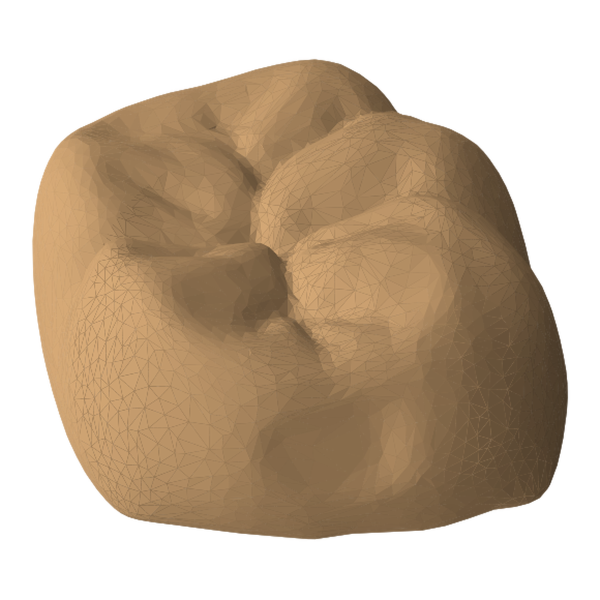
#> input picture figures/assets/method_framework/reference_cad.png, 1200 x 1200 px (shown at 1/2 size)
$ python generate_oriented_signed_fdg_detail.py
#> lines starting #> are read from the running program, lines starting #| are printed output that depends on the picture; after the words box and inside, x2 and y2 are one past the last pixel; in counts of white or black regions, pixels touching at a corner belong together
#!/usr/bin/env python3
"""Generate the oriented signed-FDG local-detail figure for the Method section."""

from pathlib import Path
import warnings

import matplotlib as mpl
import numpy as np
from matplotlib.patches import Circle, FancyArrowPatch, Polygon, Rectangle


mpl.use("Agg")
import matplotlib.pyplot as plt


ROOT = Path(__file__).resolve().parent
ASSET_DIR = ROOT / "assets" / "method_framework"
FIG_WIDTH_IN = 180.0 / 25.4
FIG_HEIGHT_IN = 60.0 / 25.4

COLORS = {
    "ink": "#24313C",
    "muted": "#66747D",
    "line": "#D5DEE4",
    "grid": "#BDCBD3",
    "inactive": "#E9EFF2",
    "amber": "#C9843C",
    "amber_dark": "#9B6126",
    "amber_fill": "#F6E8D6",
    "blue": "#2E729F",
    "blue_dark": "#1F567A",
    "blue_fill": "#EAF3F8",
    "purple": "#7355A4",
    "purple_dark": "#574078",
    "purple_fill": "#F2EEF8",
    "surface": "#D8B47B",
    "surface_edge": "#9A7043",
    "white": "#FFFFFF",
}

mpl.rcParams.update(
    {
        "font.family": ["Arial", "Helvetica", "DejaVu Sans", "sans-serif"],
        "font.size": 6.0,
        "text.color": COLORS["ink"],
        "svg.fonttype": "none",
        "svg.hashsalt": "crown-generate-oriented-fdg",
        "pdf.fonttype": 42,
        "figure.facecolor": "white",
        "savefig.facecolor": "white",
    }
)


def place_png(ax, path, x, y, width, height, *, zorder=2):
    """Place a transparent bitmap asset without changing its aspect ratio."""
#> called with x = 0.62, y = 1.3, width = 5.95, height = 5.55, zorder = 2
    path = Path(path)
    if not path.is_file():
        return False
    try:
        image = plt.imread(path)
#> image is the input picture: shape (1200, 1200, 4) float32; mean R, G, B, A 0.355, 0.28, 0.196, 0.572
    except (OSError, ValueError) as exc:
        warnings.warn(f"Unable to load figure asset {path}: {exc}")
        return False
    if image.ndim == 3 and image.shape[-1] == 4:
        visible = image[..., 3] > 0.01
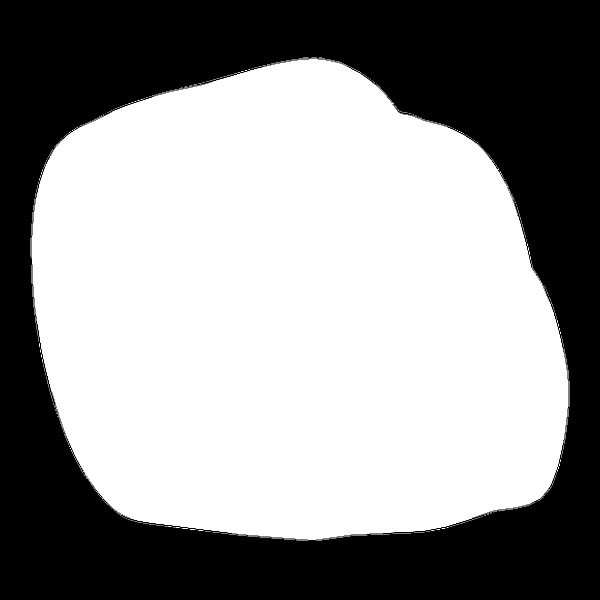
#> visible: shape (1200, 1200) bool (shown at 1/2 size); 57.9% white; 1 black region, box (x1, y1, x2, y2) and area: (0, 0, 1200, 1200) 605624
        if visible.any():
            rows, cols = np.where(visible)
            image = image[rows.min() : rows.max() + 1, cols.min() : cols.max() + 1]
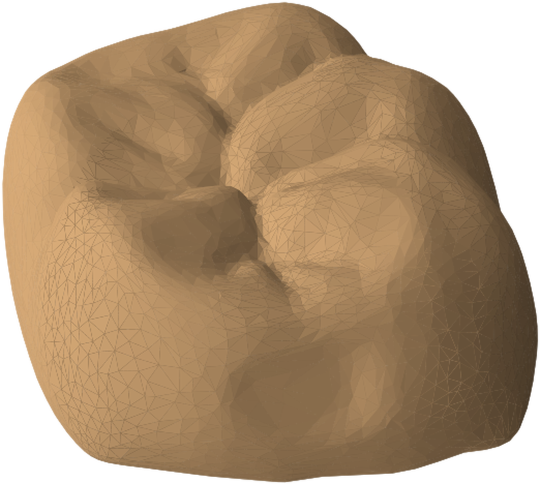
#> image: shape (968, 1080, 4) float32 (shown at 1/2 size); mean R, G, B, A 0.488, 0.386, 0.27, 0.788; transparent parts drawn white
    ratio = image.shape[1] / image.shape[0]
    slot_ratio = width / height
    if ratio >= slot_ratio:
        draw_width, draw_height = width, width / ratio
    else:
        draw_height, draw_width = height, height * ratio
    draw_x = x + (width - draw_width) / 2.0
    draw_y = y + (height - draw_height) / 2.0
    ax.imshow(
        image,
        extent=(draw_x, draw_x + draw_width, draw_y, draw_y + draw_height),
        interpolation="lanczos",
        zorder=zorder,
    )
    return True


def arrow(ax, start, end, *, color, lw=0.9, style="-", scale=6.0, zorder=8):
    patch = FancyArrowPatch(
        start,
        end,
        arrowstyle="-|>",
        mutation_scale=scale,
        linewidth=lw,
        linestyle=style,
        color=color,
        shrinkA=1.0,
        shrinkB=1.0,
        zorder=zorder,
    )
    ax.add_patch(patch)
    return patch


def leader(ax, points, *, color, lw=0.55, style=(0, (2.0, 1.7)), zorder=7):
    xs, ys = zip(*points)
    ax.plot(
        xs,
        ys,
        color=color,
        linewidth=lw,
        linestyle=style,
        solid_capstyle="round",
        dash_capstyle="round",
        zorder=zorder,
    )


def panel_heading(ax, x, label, title):
    ax.text(x, 7.50, f"({label})", ha="left", va="center", fontsize=6.8, fontweight="bold")
    ax.text(x + 0.55, 7.50, title, ha="left", va="center", fontsize=6.3, fontweight="semibold")


def iso(origin, x, y, z, scale=0.84):
    """Map a local voxel coordinate into a compact isometric drawing."""
    return (
        origin[0] + scale * (x - 0.72 * y),
        origin[1] + scale * (0.34 * x + 0.34 * y + z),
    )


def cube_vertices(origin, cell, *, scale=0.84):
    x, y, z = cell
    return [
        iso(origin, x + dx, y + dy, z + dz, scale)
        for dz in (0, 1)
        for dy in (0, 1)
        for dx in (0, 1)
    ]


def draw_cube(ax, origin, cell, *, active=False, emphasis=False, zorder=3):
    vertices = cube_vertices(origin, cell)
    # Vertex indices use x as the fast axis, then y, then z.
    faces = ((0, 1, 3, 2), (0, 1, 5, 4), (1, 3, 7, 5))
    edge_pairs = (
        (0, 1),
        (0, 2),
        (0, 4),
        (1, 3),
        (1, 5),
        (2, 3),
        (2, 6),
        (3, 7),
        (4, 5),
        (4, 6),
        (5, 7),
        (6, 7),
    )
    if active:
        fill = COLORS["amber_fill"]
        edge = COLORS["amber_dark"] if emphasis else COLORS["amber"]
        alpha = 0.20 if emphasis else 0.10
        line_width = 0.78 if emphasis else 0.45
    else:
        fill = COLORS["inactive"]
        edge = COLORS["grid"]
        alpha = 0.11
        line_width = 0.30
    for face in faces:
        ax.add_patch(
            Polygon(
                [vertices[index] for index in face],
                closed=True,
                facecolor=fill,
                edgecolor="none",
                alpha=alpha,
                zorder=zorder,
            )
        )
    for start, end in edge_pairs:
        ax.plot(
            [vertices[start][0], vertices[end][0]],
            [vertices[start][1], vertices[end][1]],
            color=edge,
            linewidth=line_width,
            alpha=0.92 if active else 0.6,
            zorder=zorder + 0.2,
        )
    return vertices


def draw_surface_patch(ax):
    """Draw a stylized local crown surface passing through active cells."""
    vertices = np.array(
        [
        (8.35, 3.15),
        (9.45, 3.75),
        (10.26, 3.42),
        (11.28, 4.08),
        (12.26, 3.70),
        (13.55, 4.52),
        (13.30, 5.05),
        (12.00, 4.41),
        (11.18, 4.78),
        (10.10, 4.16),
        (9.16, 4.52),
        (8.25, 3.86),
        ]
    )
    patch = Polygon(
        vertices,
        closed=True,
        facecolor=COLORS["surface"],
        edgecolor=COLORS["surface_edge"],
        linewidth=0.75,
        alpha=0.70,
        zorder=5.5,
    )
    ax.add_patch(patch)
    for offset in (0.0, 0.22, -0.22):
        ax.plot(
            [8.55, 9.65, 10.80, 12.05, 13.25],
            [3.58 + offset, 4.14 + offset * 0.4, 3.83 + offset, 4.43 + offset * 0.25, 4.74 + offset * 0.45],
            color=COLORS["surface_edge"],
            linewidth=0.33,
            alpha=0.55,
            zorder=6,
        )


def draw_crown_support(ax):
    panel_heading(ax, 0.42, "a", "Sparse surface support")
    asset_loaded = place_png(
        ax,
        ASSET_DIR / "reference_cad.png",
        0.62,
        1.30,
        5.95,
        5.55,
        zorder=2,
    )
    if not asset_loaded:
        crown = np.array(
            [[1.05, 2.0], [1.25, 4.7], [2.65, 5.65], [4.45, 5.35], [5.65, 4.2], [5.90, 2.25], [4.6, 1.2], [2.15, 1.15]]
        )
        ax.add_patch(
            Polygon(crown, closed=True, facecolor=COLORS["surface"], edgecolor=COLORS["surface_edge"], alpha=0.82, zorder=2)
        )
    selection = (3.42, 4.42)
    ax.add_patch(
        Circle(
            selection,
            0.70,
            facecolor="none",
            edgecolor=COLORS["amber"],
            linewidth=1.12,
            zorder=5,
        )
    )
    for dx, dy in ((-0.32, 0.20), (0.0, 0.28), (0.31, 0.11), (-0.26, -0.16), (0.12, -0.23), (0.42, -0.11)):
        x, y = selection[0] + dx, selection[1] + dy
        ax.add_patch(
            Polygon(
                [(x - 0.14, y), (x, y + 0.08), (x + 0.14, y), (x, y - 0.08)],
                closed=True,
                facecolor=COLORS["amber_fill"],
                edgecolor=COLORS["amber"],
                linewidth=0.40,
                alpha=0.78,
                zorder=6,
            )
        )
    ax.text(
        3.45,
        0.83,
        r"surface-neighborhood active set $\{c_j\}$",
        ha="center",
        va="center",
        fontsize=4.9,
        color=COLORS["muted"],
    )
    ax.text(
        3.45,
        0.46,
        r"$R=1024,\quad \Delta=2h/R\approx0.0234\ \mathrm{mm}$",
        ha="center",
        va="center",
        fontsize=4.55,
        color=COLORS["blue_dark"],
    )
    leader(ax, [(4.12, 4.66), (6.62, 4.66), (7.95, 4.75)], color=COLORS["amber"], lw=0.82, style=(0, (2.2, 1.8)), zorder=6)


def draw_local_fdg(ax):
    panel_heading(ax, 7.70, "b", "Local oriented signed FDG")
    origin = (10.28, 1.74)
    # Light local background establishes a grid without suggesting dense storage.
    for cell in ((0, 0, 0), (1, 0, 0), (2, 0, 0), (3, 0, 0), (0, 1, 0), (1, 1, 0), (2, 1, 0), (3, 1, 0), (1, 2, 0), (2, 2, 0)):
        draw_cube(ax, origin, cell, active=False, zorder=2.5)
    active_cells = ((1, 1, 0), (2, 1, 0), (2, 0, 1), (1, 2, 0), (3, 1, 0))
    for cell in active_cells:
        draw_cube(ax, origin, cell, active=True, emphasis=cell == (2, 1, 0), zorder=3.2)
    draw_surface_patch(ax)

    x_j = iso(origin, 2.5, 1.5, 0.5)
    p_j = (11.30, 4.08)
    n_face_end = (11.53, 4.66)
    n_interp_end = (12.02, 4.76)
    v_j = (11.57, 3.78)
    b_j = ((10.82, 3.30), (11.76, 3.55), (11.04, 4.06))
    ax.add_patch(Circle(x_j, 0.065, facecolor=COLORS["blue"], edgecolor=COLORS["white"], linewidth=0.30, zorder=9))
    ax.add_patch(Circle(p_j, 0.062, facecolor=COLORS["blue_dark"], edgecolor=COLORS["white"], linewidth=0.30, zorder=10))
    ax.add_patch(
        Polygon(
            [(v_j[0], v_j[1] + 0.095), (v_j[0] + 0.095, v_j[1]), (v_j[0], v_j[1] - 0.095), (v_j[0] - 0.095, v_j[1])],
            closed=True,
            facecolor=COLORS["amber"],
            edgecolor=COLORS["amber_dark"],
            linewidth=0.45,
            zorder=10,
        )
    )
    for point in b_j:
        ax.add_patch(Circle(point, 0.047, facecolor=COLORS["white"], edgecolor=COLORS["amber_dark"], linewidth=0.55, zorder=10))
    ax.plot([x_j[0], p_j[0]], [x_j[1], p_j[1]], color=COLORS["blue"], linewidth=0.78, linestyle=(0, (2.0, 1.5)), zorder=9)
    arrow(ax, p_j, n_face_end, color=COLORS["muted"], lw=0.72, style=(0, (1.6, 1.3)), scale=5.2, zorder=9)
    arrow(ax, p_j, n_interp_end, color=COLORS["purple"], lw=0.95, scale=6.0, zorder=10)

    ax.text(x_j[0] - 0.38, x_j[1] - 0.24, r"$x_j$", ha="center", va="center", fontsize=5.0, color=COLORS["blue_dark"], zorder=11)
    ax.text(p_j[0] - 0.48, p_j[1] + 0.20, r"$p_j$", ha="center", va="center", fontsize=5.0, color=COLORS["blue_dark"], zorder=11)
    ax.text(10.92, 3.56, r"$d_j<0$", ha="center", va="center", fontsize=4.75, color=COLORS["blue_dark"], zorder=11)
    ax.text(11.35, 4.82, r"$n_j^f$", ha="center", va="center", fontsize=4.65, color=COLORS["muted"], zorder=11)
    ax.text(12.12, 4.86, r"$n_j$", ha="center", va="center", fontsize=5.0, color=COLORS["purple_dark"], zorder=11)
    ax.text(11.88, 3.70, r"$v_j$", ha="center", va="center", fontsize=5.0, color=COLORS["amber_dark"], zorder=11)
    ax.text(12.40, 3.42, r"$b_j$", ha="center", va="center", fontsize=5.0, color=COLORS["amber_dark"], zorder=11)
    leader(ax, [(12.22, 3.46), (11.96, 3.50), (11.76, 3.55)], color=COLORS["amber_dark"], lw=0.45, style="-", zorder=9)
    ax.text(9.70, 2.45, r"active cell $c_j$", ha="center", va="center", fontsize=4.55, color=COLORS["amber_dark"], zorder=11)
    leader(ax, [(10.12, 2.52), (10.65, 2.67), (11.06, 2.73)], color=COLORS["amber_dark"], lw=0.42, style="-", zorder=9)

    # The derivation callout separates the face-normal sign from the encoded normal.
    callout_x, callout_y, callout_w, callout_h = 13.63, 2.02, 2.92, 4.02
    ax.add_patch(
        Rectangle(
            (callout_x, callout_y),
            callout_w,
            callout_h,
            facecolor="#FAFCFD",
            edgecolor=COLORS["line"],
            linewidth=0.55,
            zorder=2,
        )
    )
    ax.text(15.09, 5.72, r"At active cell $c_j$", ha="center", va="center", fontsize=5.05, fontweight="semibold", color=COLORS["ink"], zorder=8)
    ax.text(15.09, 5.26, r"$\xi_j=c_j+0.5$", ha="center", va="center", fontsize=4.65, color=COLORS["blue_dark"], zorder=8)
    ax.text(15.09, 4.86, r"$x_j=2h(\xi_j/R-0.5)$", ha="center", va="center", fontsize=4.45, color=COLORS["blue_dark"], zorder=8)
    ax.plot([13.88, 16.30], [4.53, 4.53], color=COLORS["line"], linewidth=0.42, zorder=4)
    ax.text(15.09, 4.26, r"nearest surface point $p_j$", ha="center", va="center", fontsize=4.25, color=COLORS["muted"], zorder=8)
    ax.text(15.09, 3.81, r"$s_j=\mathrm{sign}[(x_j-p_j)^\top n_j^f]$", ha="center", va="center", fontsize=4.05, color=COLORS["ink"], zorder=8)
    ax.text(15.09, 3.34, r"$d_j=\mathrm{clip}(s_j\|x_j-p_j\|_2/\Delta,-3,3)$", ha="center", va="center", fontsize=3.85, color=COLORS["blue_dark"], zorder=8)
    ax.plot([13.88, 16.30], [3.00, 3.00], color=COLORS["line"], linewidth=0.42, zorder=4)
    ax.text(15.09, 2.70, r"$n_j^f$: face normal (sign)", ha="center", va="center", fontsize=4.15, color=COLORS["muted"], zorder=8)
    ax.text(15.09, 2.34, r"$n_j$: interpolated normal (encoded)", ha="center", va="center", fontsize=4.15, color=COLORS["purple_dark"], zorder=8)

    ax.text(8.08, 0.77, "inactive (not stored)", ha="left", va="center", fontsize=4.45, color=COLORS["muted"])
    ax.add_patch(Rectangle((7.82, 0.61), 0.17, 0.17, facecolor=COLORS["inactive"], edgecolor=COLORS["grid"], linewidth=0.35, alpha=0.75, zorder=8))
    ax.text(11.56, 0.77, r"active (stores $g_j$)", ha="left", va="center", fontsize=4.45, color=COLORS["amber_dark"])
    ax.add_patch(Rectangle((11.30, 0.61), 0.17, 0.17, facecolor=COLORS["amber_fill"], edgecolor=COLORS["amber"], linewidth=0.40, alpha=0.85, zorder=8))
    ax.text(15.05, 0.77, "non-watertight CAD: local sign", ha="center", va="center", fontsize=4.10, color=COLORS["muted"])


def draw_geometry_code(ax):
    panel_heading(ax, 17.18, "c", "Geometry code and sparse latent")
    ax.text(
        19.05,
        6.60,
        r"FDG attributes at $c_j$: $3+3+1+3=10$ channels",
        ha="center",
        va="center",
        fontsize=4.65,
        color=COLORS["muted"],
    )
    x, y, width, height = 17.34, 4.78, 3.42, 1.30
    item_width = width / 4.0
    fields = (
        (r"$v_j$", COLORS["amber_fill"], COLORS["amber_dark"]),
        (r"$b_j$", COLORS["amber_fill"], COLORS["amber_dark"]),
        (r"$d_j$", COLORS["blue_fill"], COLORS["blue_dark"]),
        (r"$n_j$", COLORS["purple_fill"], COLORS["purple_dark"]),
    )
    for index, (label, fill, edge) in enumerate(fields):
        cell_x = x + index * item_width
        ax.add_patch(
            Rectangle(
                (cell_x, y),
                item_width,
                height,
                facecolor=fill,
                edgecolor=edge,
                linewidth=0.58,
                zorder=5,
            )
        )
        ax.text(cell_x + item_width / 2, y + 0.28, label, ha="center", va="center", fontsize=5.15, color=edge, zorder=8)

    # Field-specific icons distinguish offsets, crossing bits, distance, and orientation.
    ax.add_patch(
        Polygon(
            [(17.77, 5.83), (17.88, 5.72), (17.77, 5.61), (17.66, 5.72)],
            closed=True,
            facecolor=COLORS["amber"],
            edgecolor=COLORS["amber_dark"],
            linewidth=0.42,
            zorder=8,
        )
    )
    for offset in (-0.13, 0.0, 0.13):
        ax.add_patch(Circle((18.62 + offset, 5.72), 0.042, facecolor=COLORS["white"], edgecolor=COLORS["amber_dark"], linewidth=0.42, zorder=8))
    ax.plot([19.16, 19.50], [5.55, 5.90], color=COLORS["blue"], linewidth=0.68, linestyle=(0, (2.0, 1.4)), zorder=8)
    arrow(ax, (20.34, 5.53), (20.34, 5.94), color=COLORS["purple"], lw=0.78, scale=4.9, zorder=8)

    channel_centers = [x + (index + 0.5) * item_width for index in range(4)]
    for center, channels in zip(channel_centers, ("3", "3", "1", "3")):
        ax.text(center, 4.55, channels, ha="center", va="center", fontsize=4.1, color=COLORS["muted"], zorder=8)
    ax.text(19.05, 4.13, r"$g_j=[v_j-0.5,\ b_j-0.5,\ d_j,\ n_j]\in\mathbb{R}^{10}$", ha="center", va="center", fontsize=4.0, fontweight="semibold", color=COLORS["ink"])
    ax.text(19.05, 3.66, r"$v_j\in[0,1]^3,\quad b_j\in\{0,1\}^3$", ha="center", va="center", fontsize=4.05, color=COLORS["amber_dark"])
    ax.text(19.05, 3.26, r"$d_j\in[-3,3],\quad n_j\in\mathbb{R}^3$", ha="center", va="center", fontsize=4.05, color=COLORS["blue_dark"])

    arrow(ax, (20.84, 5.43), (21.22, 5.43), color=COLORS["amber"], lw=0.90, scale=5.4, zorder=8)
    ax.add_patch(Rectangle((21.27, 4.74), 0.86, 1.42, facecolor="#F9FBFC", edgecolor=COLORS["blue"], linewidth=0.74, zorder=5))
    ax.text(21.70, 5.45, "Sparse\nVAE", ha="center", va="center", fontsize=4.4, fontweight="semibold", color=COLORS["blue_dark"], linespacing=0.95, zorder=8)
    arrow(ax, (22.18, 5.43), (22.55, 5.43), color=COLORS["blue"], lw=0.90, scale=5.4, zorder=8)

    latent_x, latent_y = 22.60, 4.74
    ax.add_patch(Rectangle((latent_x, latent_y), 1.02, 1.42, facecolor="#F9FBFC", edgecolor=COLORS["blue"], linewidth=0.74, zorder=5))
    for row in range(3):
        for col in range(3):
            ax.add_patch(
                Rectangle(
                    (22.77 + col * 0.20, 5.02 + row * 0.20),
                    0.13,
                    0.13,
                    facecolor=COLORS["blue"] if (row, col) in ((0, 1), (1, 1), (1, 2), (2, 0)) else COLORS["white"],
                    edgecolor="#91B7CF",
                    linewidth=0.24,
                    zorder=7,
                )
            )
    ax.text(23.11, 6.57, r"$Z=(O,F)$", ha="center", va="center", fontsize=4.9, fontweight="semibold", color=COLORS["blue_dark"], zorder=8)
    ax.text(22.45, 3.78, r"$O\subset\{0,\ldots,63\}^3$", ha="center", va="center", fontsize=4.1, color=COLORS["blue_dark"], zorder=8)
    ax.text(22.45, 3.37, r"$F\in\mathbb{R}^{|O|\times32}$", ha="center", va="center", fontsize=4.1, color=COLORS["blue_dark"], zorder=8)

    ax.plot([17.45, 23.60], [2.72, 2.72], color=COLORS["line"], linewidth=0.45, zorder=2)
    ax.text(18.78, 2.34, r"surface-sparse FDG on $1024^3$", ha="center", va="center", fontsize=4.35, color=COLORS["amber_dark"])
    arrow(ax, (20.30, 2.34), (21.05, 2.34), color=COLORS["muted"], lw=0.62, scale=4.8, zorder=8)
    ax.text(22.37, 2.34, r"compact support on $64^3$", ha="center", va="center", fontsize=4.35, color=COLORS["blue_dark"])
    ax.text(20.55, 1.66, "geometry, local sign, and orientation are compressed jointly", ha="center", va="center", fontsize=4.25, color=COLORS["muted"])


def build_figure():
    fig, ax = plt.subplots(figsize=(FIG_WIDTH_IN, FIG_HEIGHT_IN))
    ax.set_xlim(0.0, 24.0)
    ax.set_ylim(0.0, 8.0)
    ax.set_aspect("equal")
    ax.axis("off")
    # Deliberately light structure: the visual hierarchy is the left-to-right zoom.
    ax.plot([7.25, 7.25], [0.52, 7.10], color=COLORS["line"], linewidth=0.72, zorder=0)
    ax.plot([16.85, 16.85], [0.52, 7.10], color=COLORS["line"], linewidth=0.72, zorder=0)
    draw_crown_support(ax)
    draw_local_fdg(ax)
    draw_geometry_code(ax)
    arrow(ax, (16.58, 5.43), (17.12, 5.43), color=COLORS["amber"], lw=1.0, scale=6.0, zorder=9)
    fig.subplots_adjust(left=0, right=1, bottom=0, top=1)
    exports = {"png": {"dpi": 600}, "pdf": {}, "svg": {}}
    for extension, kwargs in exports.items():
        fig.savefig(
            ROOT / f"oriented_signed_fdg_detail.{extension}",
            facecolor=COLORS["white"],
            edgecolor="none",
            metadata={"Title": "Oriented signed flexible dual-grid representation", "Date": None},
            **kwargs,
        )
#> this loop made 3 passes
#> pass 1, in build_figure, `fig.savefig( ROOT / f"oriented_signed_fdg_detail.{extension}", facecol..`:
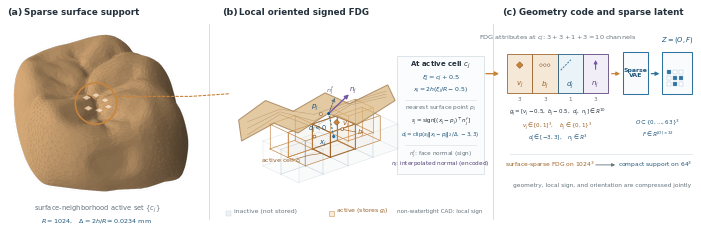
#> figure drawn by matplotlib, 1 panel
    svg_path = ROOT / "oriented_signed_fdg_detail.svg"
#> (the run stopped early here; a loop or call above may not have finished)

$ run again, with figures/assets/method_framework/crown_mesh.png copied over figures/assets/method_framework/reference_cad.png
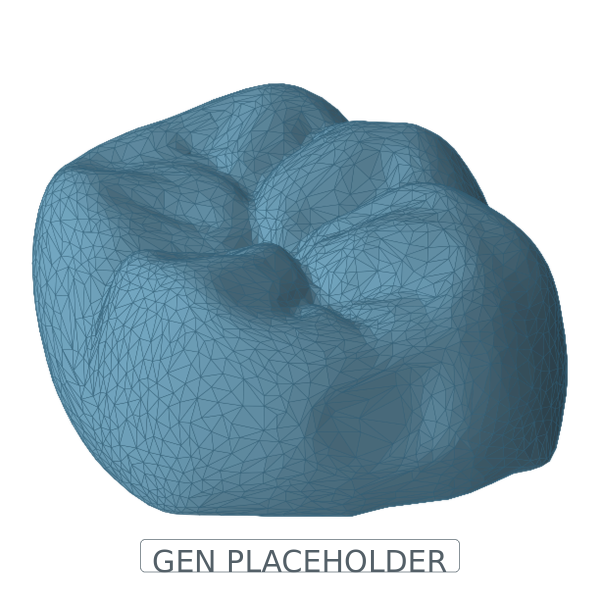
#> input picture figures/assets/method_framework/crown_mesh.png, 1200 x 1200 px (shown at 1/2 size)
#> in place_png, image is the input picture: shape (1200, 1200, 4) float32; mean R, G, B, A 0.187, 0.27, 0.311, 0.538
#> in place_png, `visible = image[..., 3] > 0.01`:
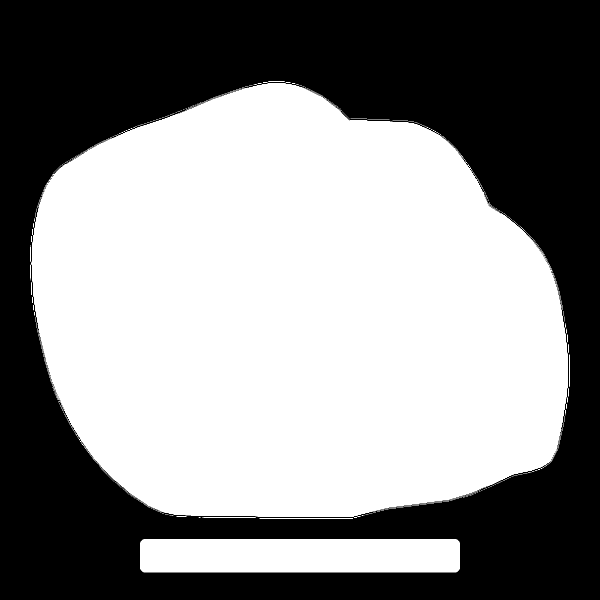
#> visible: shape (1200, 1200) bool (shown at 1/2 size); 54.6% white; 3 black regions (2 under 20 px), largest, box (x1, y1, x2, y2) and area: (0, 0, 1200, 1200) 653073
#> image: shape (983, 1080, 4) float32
#> the loop in build_figure, `for extension, kwargs in exports.items():` made 3 passes
#> pass 1, in build_figure, `fig.savefig( ROOT / f"oriented_signed_fdg_detail.{extension}", facecol..`:
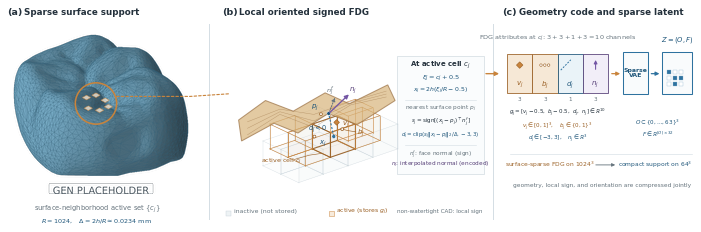
#> figure drawn by matplotlib, 1 panel
